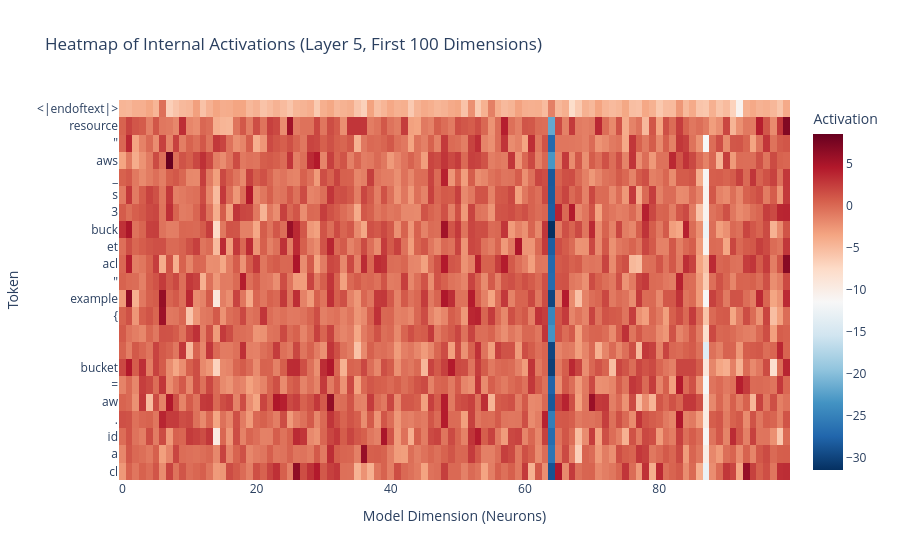

Notebook code cell kept with this figure:
### Code cell
import plotly.express as px

# 'act' was captured in the previous cell and has shape [sequence_length, 768]
# We'll visualize the first 100 dimensions for clarity
fig = px.imshow(
    act[:, :100].cpu().numpy(),
    labels=dict(x="Model Dimension (Neurons)", y="Token", color="Activation"),
    x=list(range(100)),
    y=tokens,
    title="Heatmap of Internal Activations (Layer 5, First 100 Dimensions)",
    color_continuous_scale="RdBu_r",
    aspect="auto"
)
fig.show()

### Figure 1 — Plotly figure (JSON) as saved in the notebook; plotly's stock layout.template omitted (floating-point values rounded to 4 significant figures; data arrays with more than 128 entries replaced by an {"elided": "..."} marker saying what was removed)
{"data": [{"coloraxis": "coloraxis", "hovertemplate": "Model Dimension (Neurons): %{x}<br>Token: %{y}<br>Activation: %{z}<extra></extra>", "name": "0", "type": "heatmap", "x": [0, 1, 2, 3, 4, 5, 6, 7, 8, 9, 10, 11, 12, 13, 14, 15, 16, 17, 18, 19, 20, 21, 22, 23, 24, 25, 26, 27, 28, 29, 30, 31, 32, 33, 34, 35, 36, 37, 38, 39, 40, 41, 42, 43, 44, 45, 46, 47, 48, 49, 50, 51, 52, 53, 54, 55, 56, 57, 58, 59, 60, 61, 62, 63, 64, 65, 66, 67, 68, 69, 70, 71, 72, 73, 74, 75, 76, 77, 78, 79, 80, 81, 82, 83, 84, 85, 86, 87, 88, 89, 90, 91, 92, 93, 94, 95, 96, 97, 98, 99], "xaxis": "x", "y": ["<|endoftext|>", "resource", " \"", "aws", "_", "s", "3", "_", "buck", "et", "_", "acl", "\"", " \"", "example", "\"", " {", "\n", " ", " bucket", " =", " aw", "s", "_", "s", "3", "_", "buck", "et", ".", "example", ".", "id", "\n", " ", " a", "cl", " ", " ", " ", " =", " \""], "yaxis": "y", "z": {"elided": "42x100 float values"}}], "layout": {"coloraxis": {"autocolorscale": false, "colorbar": {"title": {"text": "Activation"}}, "colorscale": [[0, "rgb(5,48,97)"], [0.1, "rgb(33,102,172)"], [0.2, "rgb(67,147,195)"], [0.3, "rgb(146,197,222)"], [0.4, "rgb(209,229,240)"], [0.5, "rgb(247,247,247)"], [0.6, "rgb(253,219,199)"], [0.7, "rgb(244,165,130)"], [0.8, "rgb(214,96,77)"], [0.9, "rgb(178,24,43)"], [1, "rgb(103,0,31)"]]}, "title": {"text": "Heatmap of Internal Activations (Layer 5, First 100 Dimensions)"}, "xaxis": {"anchor": "y", "domain": [0, 1], "title": {"text": "Model Dimension (Neurons)"}}, "yaxis": {"anchor": "x", "autorange": "reversed", "domain": [0, 1], "title": {"text": "Token"}}}}
